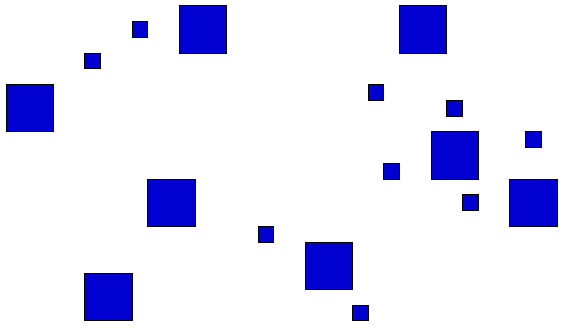
#> input picture assignment-3/i/objetos1.png, 563 x 327 px; its folder holds only this picture in this run
$ python -i measurements.py   (imports and definitions only)
#> lines starting #> are read from the running program, lines starting #| are printed output that depends on the picture; after the words box and inside, x2 and y2 are one past the last pixel; in counts of white or black regions, pixels touching at a corner belong together; long printed decimals are rounded
#> further down, picture is the input picture: shape (327, 563, 3); mean B, G, R 247.3, 225.6, 225.6
### assignment-3/transformations.py
import os
import sys
import cv2
import numpy as np
import matplotlib.pyplot as plt

from utils import BGR_RED, WHITE, OUTPUT_FOLDER, DEFAULT_EXT

###############################################################################

def color_to_black(img):
    ''' Converts every non-white pixel of a colored image to black, returning a binary image '''
    __img = img.astype('float') / 255
    __img = np.sum(__img, axis=-1) / 3 # sum RGB channels into one
    __img = np.where(np.isclose(__img, 1), 1, 0) # turn what isn't white (1) into black (0)
    return 255 * __img
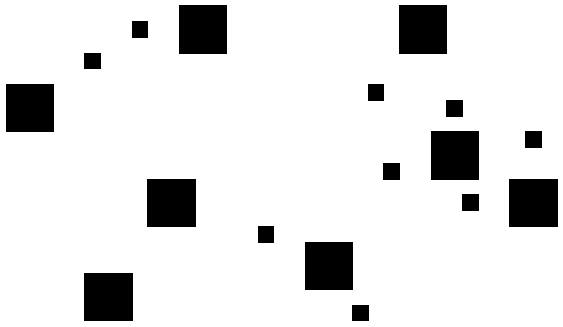
#> returned value: shape (327, 563) int64; 88.5% white; 17 black regions

# [6 lines left out: function y_linear, not called in this run]

def y_srgb(img, bgr=True):
    __img = y_linear(img, bgr) / 255
    return 255 * np.where(__img <= 0.0031308, 12.92 * __img, 1.055 * np.power(__img, 1/2.4) - 0.055)

###############################################################################

# [80 lines left out: functions contours, number_regions, print_region_properties, save_area_hist, not called in this run]

###############################################################################

def __centroid(M):
    return int(M['m10'] / M['m00']), int(M['m01'] / M['m00']) # cx, cy

# [14 lines left out: functions __eccentricity, __solidity, not called in this run]

### assignment-3/measurements.py
import cv2
import numpy as np

from transformations import color_to_black

def number_regions(img, print_properties=True, disconsider_bbox=True):
    ''' Returns an image with each object (region) in img numbered at its centroid\n
        Prints the area, perimeter, eccentricity and solidity for each object if print_properties is True '''
    __img = img.copy()
    contours, _ = cv2.findContours(color_to_black(__img).astype('uint8'), cv2.RETR_TREE, cv2.CHAIN_APPROX_SIMPLE)
#> contours = 18 contours; largest, box (x1, y1, x2, y2) and area: (0, 0, 563, 327) 183212, (83, 272, 134, 322) 2448, (508, 178, 559, 228) 2448, (146, 178, 197, 228) 2448, (430, 130, 480, 181) 2448
    if disconsider_bbox:
        contours = contours[1:]
#> contours = 17 contours; largest, box (x1, y1, x2, y2) and area: (83, 272, 134, 322) 2448, (508, 178, 559, 228) 2448, (146, 178, 197, 228) 2448, (430, 130, 480, 181) 2448, (398, 4, 448, 55) 2448

    n_of_regions = len(contours)
#> n_of_regions = 17
    if print_properties:
        region_padding = len(str(n_of_regions))
#> region_padding = 2
        print(f"número de regiões: {n_of_regions}\n")
#| número de regiões: 17
    for region, contour in enumerate(contours):
        M = cv2.moments(contour)
        cx, cy = centroid(M)
        cv2.putText(__img, text=str(region), org=(cx, cy), color=(0, 0, 0), thickness=1,
                    fontFace=cv2.FONT_HERSHEY_SIMPLEX, fontScale=0.5, lineType=cv2.LINE_AA)
        if print_properties:
            area = M['m00'] # cv2.contourArea(contour)
            print(
                "região {0:{1}d}:  área: {2:4.0f}  perímetro: {3:10.6f}  excentricidade: {4:8.6f}  solidez: {5:8.6f}"
                .format(region, region_padding, area, cv2.arcLength(contour, True), eccentricity(M), solidity(contour, area))
            )
#> this loop made 17 passes
#> (cx, cy, lhs in eccentricity, rhs in eccentricity, lambda1 in eccentricity, lambda2 in eccentricity, hull_area in solidity) on passes 1 to 11: (360, 312, 15347.7, 875.7, 14472, 16223.3, 304), (108, 296, 998235.7, 20163.7, 978072, 1018399.3, 2448), (328, 265, 958463.8, 0, 958463.8, 958463.8, 2399), (265, 234, 15347.7, 875.7, 14472, 16223.3, 304), (470, 202, 17195.3, 5.59e-09, 17195.3, 17195.3, 322), (533, 202, 998235.7, 20163.7, 978072, 1018399.3, 2448), (171, 202, 998235.7, 20163.7, 978072, 1018399.3, 2448), (391, 171, 17195.3, 1.86e-09, 17195.3, 17195.3, 322), (533, 139, 17195.3, 9.31e-09, 17195.3, 17195.3, 322), (454, 155, 998235.7, 20163.7, 978072, 1018399.3, 2448), (454, 108, 17195.3, 5.96e-09, 17195.3, 17195.3, 322)
#| região  0:  área:  304  perímetro:  67.657  excentricidade: 0.3286  solidez: 1.000
#| região  1:  área: 2448  perímetro: 195.657  excentricidade: 0.199  solidez: 1.000
#| região  2:  área: 2399  perímetro: 193.657  excentricidade: 0  solidez: 1.000
#| região  3:  área:  304  perímetro:  67.657  excentricidade: 0.3286  solidez: 1.000
#| região  4:  área:  322  perímetro:  69.657  excentricidade: 1e-06  solidez: 1.000
#| região  5:  área: 2448  perímetro: 195.657  excentricidade: 0.199  solidez: 1.000
#| região  6:  área: 2448  perímetro: 195.657  excentricidade: 0.199  solidez: 1.000
#| região  7:  área:  322  perímetro:  69.657  excentricidade: 0  solidez: 1.000
#> (further printed lines are left out)
    print()
    return __img

###############################################################################

def centroid(M):
    return int(M['m10'] / M['m00']), int(M['m01'] / M['m00']) # cx, cy

def eccentricity(M):
    lhs = M['mu20'] + M['mu02']
    rhs = np.sqrt(4 * M['mu11']**2 + (M['mu20'] - M['mu02'])**2)
    lambda1 = lhs - rhs # minor axis
    lambda2 = lhs + rhs # major axis
    return np.sqrt(1 - (lambda1 / lambda2))

def solidity(contour, area=None):
    if area is None:
        area = cv2.contourArea(contour)
    hull = cv2.convexHull(contour)
    hull_area = cv2.contourArea(hull)
    return area / hull_area

>>> import cv2
>>> picture = cv2.imread('i/objetos1.png')
>>> result = number_regions(picture)

$ run again, on assignment-3/i/objetos2.png
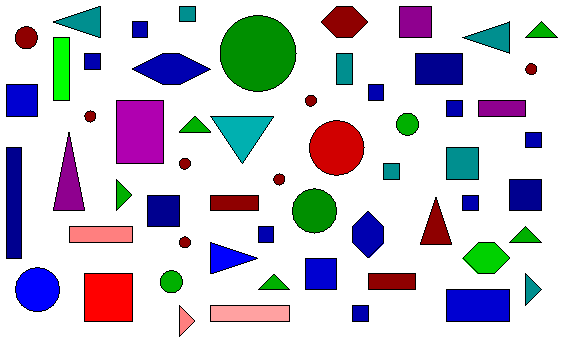
#> input picture assignment-3/i/objetos2.png, 563 x 343 px
#> picture is the input picture: shape (343, 563, 3); mean B, G, R 211.4, 200.9, 203
#> in color_to_black, `return 255 * __img`:
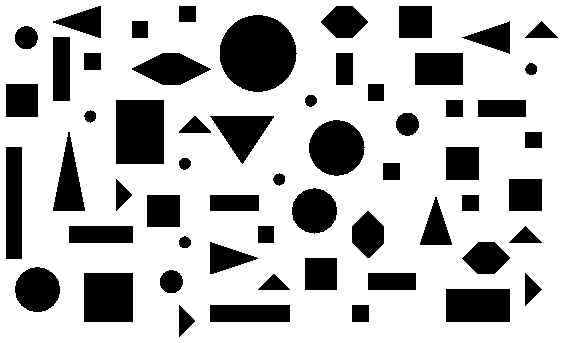
#> returned value: shape (343, 563) int64; 73.4% white; 58 black regions
#> in number_regions, `contours, _ = cv2.findContours(color_to_black(__img).astype('uint8'), ..`: contours = 59 contours; largest, box (x1, y1, x2, y2) and area: (0, 0, 563, 343) 192204, (219, 14, 298, 93) 4724, (115, 99, 165, 165) 3183, (83, 272, 134, 323) 2498, (308, 119, 366, 177) 2480
#> in number_regions, `contours = contours[1:]`: contours = 58 contours; largest, box (x1, y1, x2, y2) and area: (219, 14, 298, 93) 4724, (115, 99, 165, 165) 3183, (83, 272, 134, 323) 2498, (308, 119, 366, 177) 2480, (445, 288, 511, 323) 2208
#> n_of_regions = 58
#> region_padding = 2
#| número de regiões: 58
#> the loop in number_regions, `for region, contour in enumerate(contours):` made 58 passes
#> (cx, cy, lhs in eccentricity, rhs in eccentricity, lambda1 in eccentricity, lambda2 in eccentricity, hull_area in solidity) on passes 1 to 6: (360, 313, 17195.3, 0, 17195.3, 17195.3, 322), (249, 313, 833150.3, 754719, 78431.3, 1587869.3, 1456), (183, 320, 20204.2, 9969.1, 10235.1, 30173.3, 304), (477, 305, 988375.7, 563693.7, 424682, 1552069.3, 2208), (273, 284, 20204.2, 9969.1, 10235.1, 30173.3, 304), (530, 289, 22684.9, 11150.4, 11534.5, 33835.3, 322)
#> (printed output is left out)
#> `result = number_regions(picture)`:
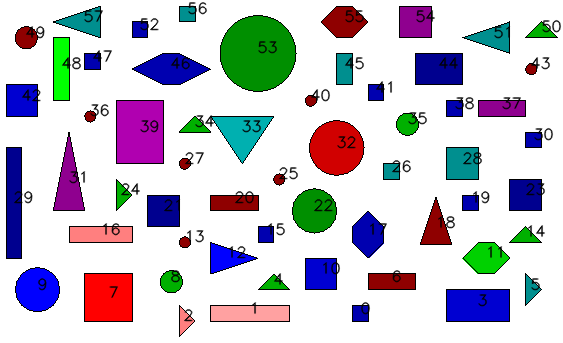
#> result: shape (343, 563, 3); mean B, G, R 208.6, 198.5, 200.6

$ run again, on assignment-3/i/objetos3.png
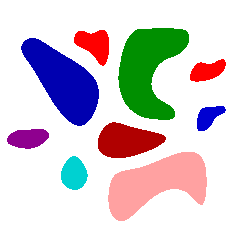
#> input picture assignment-3/i/objetos3.png, 238 x 238 px
#> picture is the input picture: shape (238, 238, 3); mean B, G, R 209.9, 205.5, 212.4
#> in color_to_black, `return 255 * __img`:
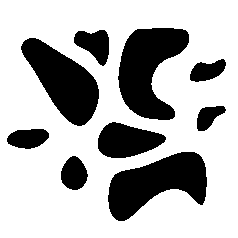
#> returned value: shape (238, 238) int64; 71.3% white; 9 black regions
#> in number_regions, `contours, _ = cv2.findContours(color_to_black(__img).astype('uint8'), ..`: contours = 10 contours; largest, box (x1, y1, x2, y2) and area: (0, 0, 238, 238) 56169, (117, 27, 190, 121) 4107, (107, 151, 208, 222) 4067, (20, 37, 100, 127) 3690, (97, 121, 167, 159) 1762
#> in number_regions, `contours = contours[1:]`: contours = 9 contours; largest, box (x1, y1, x2, y2) and area: (117, 27, 190, 121) 4107, (107, 151, 208, 222) 4067, (20, 37, 100, 127) 3690, (97, 121, 167, 159) 1762, (73, 29, 110, 67) 844
#> n_of_regions = 9
#> region_padding = 1
#| número de regiões: 9
#> the loop in number_regions, `for region, contour in enumerate(contours):` made 9 passes
#> (cx, cy, lhs in eccentricity, rhs in eccentricity, lambda1 in eccentricity, lambda2 in eccentricity, hull_area in solidity) on passes 1 to 6: (73, 173, 84498.4, 19355.7, 65142.7, 103854, 731), (156, 182, 4429717.1, 3109405.3, 1320311.8, 7539122.4, 5209.5), (27, 137, 98977.2, 63169.7, 35807.5, 162146.8, 708), (126, 140, 644490.8, 384207, 260283.9, 1028697.8, 1812.5), (208, 116, 48316.1, 27383, 20933.1, 75699, 516.5), (206, 70, 73476.8, 46931.9, 26544.9, 120408.8, 639)
#> (printed output is left out)
